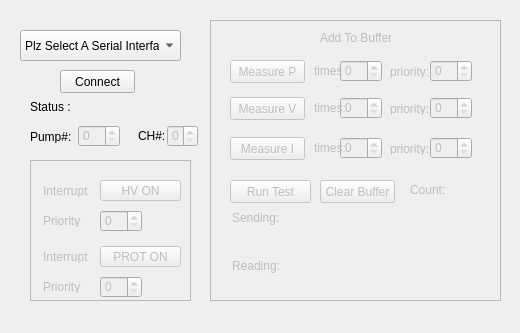
<?xml version="1.0" encoding="UTF-8"?>
<ui version="4.0">
 <class>MainWindow</class>
 <widget class="QMainWindow" name="MainWindow">
  <property name="geometry">
   <rect>
    <x>0</x>
    <y>0</y>
    <width>520</width>
    <height>333</height>
   </rect>
  </property>
  <property name="windowTitle">
   <string>MainWindow</string>
  </property>
  <widget class="QWidget" name="centralWidget">
   <widget class="QComboBox" name="comboBoxSerial">
    <property name="geometry">
     <rect>
      <x>20</x>
      <y>30</y>
      <width>161</width>
      <height>31</height>
     </rect>
    </property>
    <item>
     <property name="text">
      <string>Plz Select A Serial Interface</string>
     </property>
    </item>
   </widget>
   <widget class="QPushButton" name="pushButton_SerialConnect">
    <property name="geometry">
     <rect>
      <x>60</x>
      <y>70</y>
      <width>75</width>
      <height>23</height>
     </rect>
    </property>
    <property name="text">
     <string>Connect</string>
    </property>
   </widget>
   <widget class="QLabel" name="label">
    <property name="geometry">
     <rect>
      <x>30</x>
      <y>100</y>
      <width>47</width>
      <height>13</height>
     </rect>
    </property>
    <property name="text">
     <string>Status :</string>
    </property>
   </widget>
   <widget class="QLabel" name="connectionStatus">
    <property name="geometry">
     <rect>
      <x>80</x>
      <y>100</y>
      <width>47</width>
      <height>13</height>
     </rect>
    </property>
    <property name="text">
     <string/>
    </property>
   </widget>
   <widget class="QFrame" name="frameInterrupt">
    <property name="enabled">
     <bool>false</bool>
    </property>
    <property name="geometry">
     <rect>
      <x>30</x>
      <y>160</y>
      <width>161</width>
      <height>141</height>
     </rect>
    </property>
    <property name="frameShape">
     <enum>QFrame::StyledPanel</enum>
    </property>
    <property name="frameShadow">
     <enum>QFrame::Raised</enum>
    </property>
    <widget class="QPushButton" name="pushButton_2">
     <property name="geometry">
      <rect>
       <x>70</x>
       <y>20</y>
       <width>81</width>
       <height>21</height>
      </rect>
     </property>
     <property name="text">
      <string>HV ON</string>
     </property>
    </widget>
    <widget class="QLabel" name="label_3">
     <property name="geometry">
      <rect>
       <x>13</x>
       <y>24</y>
       <width>47</width>
       <height>13</height>
      </rect>
     </property>
     <property name="text">
      <string>Interrupt</string>
     </property>
    </widget>
    <widget class="QLabel" name="label_4">
     <property name="geometry">
      <rect>
       <x>13</x>
       <y>54</y>
       <width>47</width>
       <height>13</height>
      </rect>
     </property>
     <property name="text">
      <string>Priority</string>
     </property>
    </widget>
    <widget class="QSpinBox" name="spinBox">
     <property name="geometry">
      <rect>
       <x>70</x>
       <y>50</y>
       <width>42</width>
       <height>22</height>
      </rect>
     </property>
    </widget>
    <widget class="QLabel" name="label_14">
     <property name="geometry">
      <rect>
       <x>13</x>
       <y>90</y>
       <width>47</width>
       <height>13</height>
      </rect>
     </property>
     <property name="text">
      <string>Interrupt</string>
     </property>
    </widget>
    <widget class="QPushButton" name="pushButton_6">
     <property name="geometry">
      <rect>
       <x>70</x>
       <y>86</y>
       <width>81</width>
       <height>21</height>
      </rect>
     </property>
     <property name="text">
      <string>PROT ON</string>
     </property>
    </widget>
    <widget class="QSpinBox" name="spinBox_8">
     <property name="geometry">
      <rect>
       <x>70</x>
       <y>116</y>
       <width>42</width>
       <height>22</height>
      </rect>
     </property>
    </widget>
    <widget class="QLabel" name="label_15">
     <property name="geometry">
      <rect>
       <x>13</x>
       <y>120</y>
       <width>47</width>
       <height>13</height>
      </rect>
     </property>
     <property name="text">
      <string>Priority</string>
     </property>
    </widget>
   </widget>
   <widget class="QFrame" name="frame_Monitor">
    <property name="enabled">
     <bool>false</bool>
    </property>
    <property name="geometry">
     <rect>
      <x>210</x>
      <y>20</y>
      <width>291</width>
      <height>281</height>
     </rect>
    </property>
    <property name="frameShape">
     <enum>QFrame::StyledPanel</enum>
    </property>
    <property name="frameShadow">
     <enum>QFrame::Raised</enum>
    </property>
    <widget class="QLabel" name="label_5">
     <property name="geometry">
      <rect>
       <x>110</x>
       <y>10</y>
       <width>71</width>
       <height>16</height>
      </rect>
     </property>
     <property name="text">
      <string>Add To Buffer</string>
     </property>
    </widget>
    <widget class="QPushButton" name="pushButton_3">
     <property name="geometry">
      <rect>
       <x>20</x>
       <y>40</y>
       <width>75</width>
       <height>23</height>
      </rect>
     </property>
     <property name="text">
      <string>Measure P</string>
     </property>
    </widget>
    <widget class="QLabel" name="label_6">
     <property name="geometry">
      <rect>
       <x>104</x>
       <y>43</y>
       <width>31</width>
       <height>16</height>
      </rect>
     </property>
     <property name="text">
      <string>times:</string>
     </property>
    </widget>
    <widget class="QLabel" name="label_7">
     <property name="geometry">
      <rect>
       <x>180</x>
       <y>45</y>
       <width>47</width>
       <height>13</height>
      </rect>
     </property>
     <property name="text">
      <string>priority:</string>
     </property>
    </widget>
    <widget class="QSpinBox" name="spinBox_2">
     <property name="geometry">
      <rect>
       <x>130</x>
       <y>40</y>
       <width>42</width>
       <height>22</height>
      </rect>
     </property>
    </widget>
    <widget class="QSpinBox" name="spinBox_3">
     <property name="geometry">
      <rect>
       <x>220</x>
       <y>40</y>
       <width>42</width>
       <height>22</height>
      </rect>
     </property>
    </widget>
    <widget class="QSpinBox" name="spinBox_4">
     <property name="geometry">
      <rect>
       <x>130</x>
       <y>77</y>
       <width>42</width>
       <height>22</height>
      </rect>
     </property>
    </widget>
    <widget class="QSpinBox" name="spinBox_5">
     <property name="geometry">
      <rect>
       <x>220</x>
       <y>77</y>
       <width>42</width>
       <height>22</height>
      </rect>
     </property>
    </widget>
    <widget class="QLabel" name="label_8">
     <property name="geometry">
      <rect>
       <x>180</x>
       <y>82</y>
       <width>47</width>
       <height>13</height>
      </rect>
     </property>
     <property name="text">
      <string>priority:</string>
     </property>
    </widget>
    <widget class="QPushButton" name="pushButton_4">
     <property name="geometry">
      <rect>
       <x>20</x>
       <y>77</y>
       <width>75</width>
       <height>23</height>
      </rect>
     </property>
     <property name="text">
      <string>Measure V</string>
     </property>
    </widget>
    <widget class="QLabel" name="label_9">
     <property name="geometry">
      <rect>
       <x>104</x>
       <y>80</y>
       <width>31</width>
       <height>16</height>
      </rect>
     </property>
     <property name="text">
      <string>times:</string>
     </property>
    </widget>
    <widget class="QSpinBox" name="spinBox_6">
     <property name="geometry">
      <rect>
       <x>130</x>
       <y>117</y>
       <width>42</width>
       <height>22</height>
      </rect>
     </property>
    </widget>
    <widget class="QSpinBox" name="spinBox_7">
     <property name="geometry">
      <rect>
       <x>220</x>
       <y>117</y>
       <width>42</width>
       <height>22</height>
      </rect>
     </property>
    </widget>
    <widget class="QLabel" name="label_10">
     <property name="geometry">
      <rect>
       <x>180</x>
       <y>122</y>
       <width>47</width>
       <height>13</height>
      </rect>
     </property>
     <property name="text">
      <string>priority:</string>
     </property>
    </widget>
    <widget class="QPushButton" name="pushButton_5">
     <property name="geometry">
      <rect>
       <x>20</x>
       <y>117</y>
       <width>75</width>
       <height>23</height>
      </rect>
     </property>
     <property name="text">
      <string>Measure I</string>
     </property>
    </widget>
    <widget class="QLabel" name="label_11">
     <property name="geometry">
      <rect>
       <x>104</x>
       <y>120</y>
       <width>31</width>
       <height>16</height>
      </rect>
     </property>
     <property name="text">
      <string>times:</string>
     </property>
    </widget>
    <widget class="QLabel" name="label_Sending">
     <property name="geometry">
      <rect>
       <x>22</x>
       <y>190</y>
       <width>51</width>
       <height>16</height>
      </rect>
     </property>
     <property name="text">
      <string>Sending:</string>
     </property>
    </widget>
    <widget class="QLabel" name="label_MessageSent">
     <property name="geometry">
      <rect>
       <x>70</x>
       <y>190</y>
       <width>211</width>
       <height>16</height>
      </rect>
     </property>
     <property name="text">
      <string/>
     </property>
    </widget>
    <widget class="QLabel" name="label_Reading">
     <property name="geometry">
      <rect>
       <x>22</x>
       <y>238</y>
       <width>51</width>
       <height>16</height>
      </rect>
     </property>
     <property name="text">
      <string>Reading:</string>
     </property>
    </widget>
    <widget class="QLabel" name="label_MessageRead">
     <property name="geometry">
      <rect>
       <x>70</x>
       <y>238</y>
       <width>211</width>
       <height>16</height>
      </rect>
     </property>
     <property name="text">
      <string/>
     </property>
    </widget>
    <widget class="QLabel" name="label_20">
     <property name="geometry">
      <rect>
       <x>240</x>
       <y>160</y>
       <width>41</width>
       <height>20</height>
      </rect>
     </property>
     <property name="text">
      <string/>
     </property>
    </widget>
    <widget class="QLabel" name="label_19">
     <property name="geometry">
      <rect>
       <x>200</x>
       <y>160</y>
       <width>41</width>
       <height>20</height>
      </rect>
     </property>
     <property name="text">
      <string>Count:</string>
     </property>
    </widget>
    <widget class="QPushButton" name="pushButton">
     <property name="geometry">
      <rect>
       <x>110</x>
       <y>160</y>
       <width>75</width>
       <height>23</height>
      </rect>
     </property>
     <property name="text">
      <string>Clear Buffer</string>
     </property>
    </widget>
    <widget class="QPushButton" name="pushButton_7">
     <property name="geometry">
      <rect>
       <x>20</x>
       <y>160</y>
       <width>81</width>
       <height>23</height>
      </rect>
     </property>
     <property name="text">
      <string>Run Test</string>
     </property>
    </widget>
    <widget class="QLabel" name="label_MsgSnt">
     <property name="geometry">
      <rect>
       <x>70</x>
       <y>213</y>
       <width>211</width>
       <height>16</height>
      </rect>
     </property>
     <property name="text">
      <string/>
     </property>
    </widget>
    <widget class="QLabel" name="label_MsgRd">
     <property name="geometry">
      <rect>
       <x>70</x>
       <y>262</y>
       <width>211</width>
       <height>16</height>
      </rect>
     </property>
     <property name="text">
      <string/>
     </property>
    </widget>
   </widget>
   <widget class="QLabel" name="label_21">
    <property name="geometry">
     <rect>
      <x>30</x>
      <y>130</y>
      <width>47</width>
      <height>13</height>
     </rect>
    </property>
    <property name="text">
     <string>Pump#:</string>
    </property>
   </widget>
   <widget class="QSpinBox" name="spinBox_9">
    <property name="enabled">
     <bool>false</bool>
    </property>
    <property name="geometry">
     <rect>
      <x>78</x>
      <y>125</y>
      <width>42</width>
      <height>22</height>
     </rect>
    </property>
   </widget>
   <widget class="QLabel" name="label_22">
    <property name="geometry">
     <rect>
      <x>138</x>
      <y>128</y>
      <width>31</width>
      <height>16</height>
     </rect>
    </property>
    <property name="text">
     <string>CH#:</string>
    </property>
   </widget>
   <widget class="QSpinBox" name="spinBox_10">
    <property name="enabled">
     <bool>false</bool>
    </property>
    <property name="geometry">
     <rect>
      <x>167</x>
      <y>125</y>
      <width>31</width>
      <height>22</height>
     </rect>
    </property>
   </widget>
  </widget>
 </widget>
 <layoutdefault spacing="6" margin="11"/>
 <resources/>
 <connections/>
</ui>
